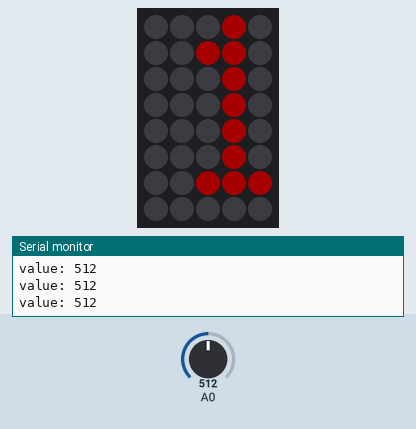
A sketch run on a simulated Arduino Uno, built with avr-gcc and run on an emulated ATmega328P. On the bench: 5×8 RGB LED matrix (first LED top left, wired row by row), the last lines printed to the serial monitor. The test bench sets the inputs (shaded band); at power-on: A0 = 512. Dim RGB values are drawn brighter than linear.

Above: at 1.2 s.
1.3 s: A0 set to 122
At 3.6 s:
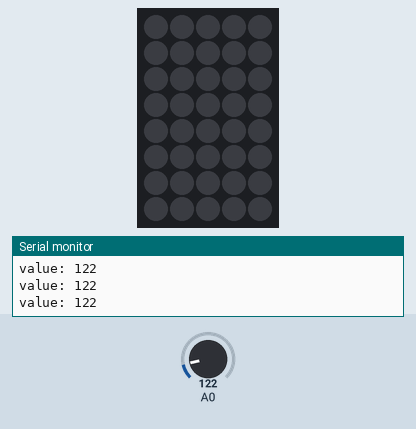
At 6.97 s:
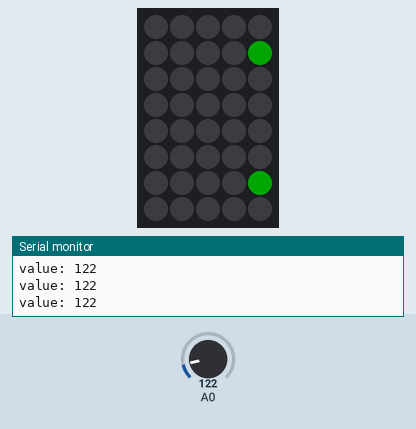
Timing chart, 0 to 8.5 s (numbered marks = the images above; inputs shaded):
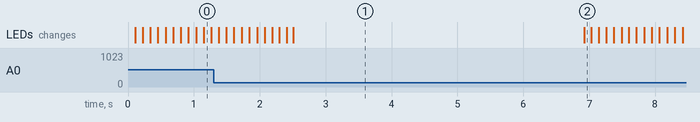

The sketch:

tiletest_40.ino
```cpp
// Adafruit_NeoMatrix example for tiled NeoPixel matrices.  Scrolls
// 'Howdy' across three 10x8 NeoPixel grids that were created using
// NeoPixel 60 LEDs per meter flex strip.

#include <Adafruit_GFX.h>
#include <Adafruit_NeoMatrix.h>
#include <Adafruit_NeoPixel.h>
#ifndef PSTR
 #define PSTR // Make Arduino Due happy
#endif

#define PIN 6

// MATRIX DECLARATION:
// Parameter 1 = width of EACH NEOPIXEL MATRIX (not total display)
// Parameter 2 = height of each matrix
// Parameter 3 = number of matrices arranged horizontally
// Parameter 4 = number of matrices arranged vertically
// Parameter 5 = pin number (most are valid)
// Parameter 6 = matrix layout flags, add together as needed:
//   NEO_MATRIX_TOP, NEO_MATRIX_BOTTOM, NEO_MATRIX_LEFT, NEO_MATRIX_RIGHT:
//     Position of the FIRST LED in the FIRST MATRIX; pick two, e.g.
//     NEO_MATRIX_TOP + NEO_MATRIX_LEFT for the top-left corner.
//   NEO_MATRIX_ROWS, NEO_MATRIX_COLUMNS: LEDs WITHIN EACH MATRIX are
//     arranged in horizontal rows or in vertical columns, respectively;
//     pick one or the other.
//   NEO_MATRIX_PROGRESSIVE, NEO_MATRIX_ZIGZAG: all rows/columns WITHIN
//     EACH MATRIX proceed in the same order, or alternate lines reverse
//     direction; pick one.
//   NEO_TILE_TOP, NEO_TILE_BOTTOM, NEO_TILE_LEFT, NEO_TILE_RIGHT:
//     Position of the FIRST MATRIX (tile) in the OVERALL DISPLAY; pick
//     two, e.g. NEO_TILE_TOP + NEO_TILE_LEFT for the top-left corner.
//   NEO_TILE_ROWS, NEO_TILE_COLUMNS: the matrices in the OVERALL DISPLAY
//     are arranged in horizontal rows or in vertical columns, respectively;
//     pick one or the other.
//   NEO_TILE_PROGRESSIVE, NEO_TILE_ZIGZAG: the ROWS/COLUMS OF MATRICES
//     (tiles) in the OVERALL DISPLAY proceed in the same order for every
//     line, or alternate lines reverse direction; pick one.  When using
//     zig-zag order, the orientation of the matrices in alternate rows
//     will be rotated 180 degrees (this is normal -- simplifies wiring).
//   See example below for these values in action.
// Parameter 7 = pixel type flags, add together as needed:
//   NEO_RGB     Pixels are wired for RGB bitstream (v1 pixels)
//   NEO_GRB     Pixels are wired for GRB bitstream (v2 pixels)
//   NEO_KHZ400  400 KHz bitstream (e.g. FLORA v1 pixels)
//   NEO_KHZ800  800 KHz bitstream (e.g. High Density LED strip)

// Example with three 10x8 matrices (created using NeoPixel flex strip --
// these grids are not a ready-made product).  In this application we'd
// like to arrange the three matrices side-by-side in a wide display.
// The first matrix (tile) will be at the left, and the first pixel within
// that matrix is at the top left.  The matrices use zig-zag line ordering.
// There's only one row here, so it doesn't matter if we declare it in row
// or column order.  The matrices use 800 KHz (v2) pixels that expect GRB
// color data.
Adafruit_NeoMatrix matrix = Adafruit_NeoMatrix(5, 8, 6,
  NEO_MATRIX_TOP + NEO_MATRIX_RIGHT +
  NEO_MATRIX_COLUMNS + NEO_MATRIX_PROGRESSIVE,
  NEO_GRB + NEO_KHZ800);

const uint16_t colors[] = {
  matrix.Color(255, 0, 0), matrix.Color(0, 255, 0), matrix.Color(0, 0, 255) };

void setup() {
  matrix.begin();
  matrix.setTextWrap(false);
  matrix.setBrightness(40);
  matrix.setTextColor(colors[0]);

  Serial.begin(9600);
}

int x    = matrix.width();
int pass = 0;
int i = 0;

void loop() {
  matrix.fillScreen(0);
  matrix.setCursor(x, 0);
  /*
  int switchState = digitalRead(2);
  if(switchState == LOW) {
    matrix.print(F("Push me"));
    i = 0;
  }
  else {
    if(i == 0) x = 0;
    i++;
    matrix.print(F("I love you"));
  }
  */
  String value = String(analogRead(A0));

   matrix.print(value);

   Serial.print("value: " + value  + "\n");

  if(--x < -56) {
    x = matrix.width();
    if(++pass >= 3) pass = 0;
    matrix.setTextColor(colors[pass]);
  }
  matrix.show();
  delay(100);
}
```

Measured:
- what the display in image 1 shows lasts 4.4 s, from 2.5 s to 6.9 s
